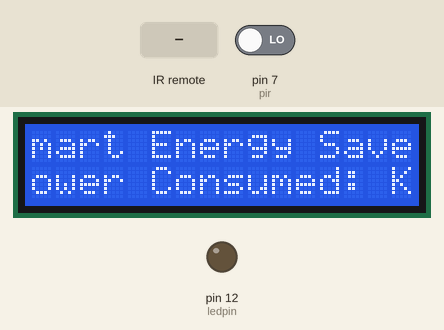
Bench run of a sketch on a simulated Arduino Uno, built with avr-gcc and run on an emulated ATmega328P. Shown: 16×2 character LCD, output pins drawn as LEDs (lit = HIGH). Inputs (shaded band) come from the test bench; at power-on: pin 7 (pir) LOW. What the sketch prints to the serial monitor is not drawn.

Above: at 6.3 s.
6.4 s: pin 7 (pir) driven HIGH
At 8.7 s:
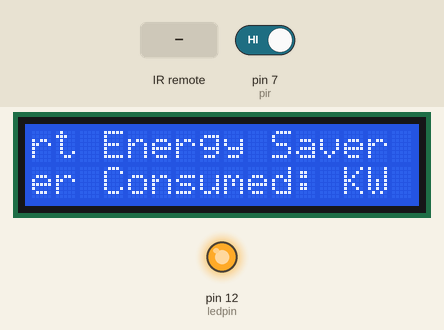
10.5 s: infrared code 0x40BF48B7 received
At 12.1 s:
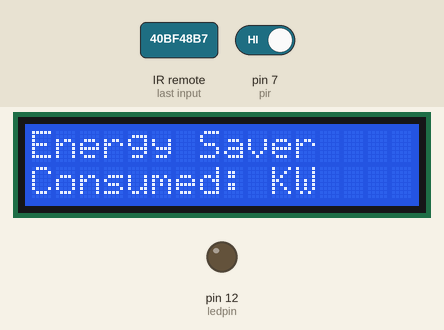
12.9 s: infrared code 0x40BFC837 received
At 13.9 s:
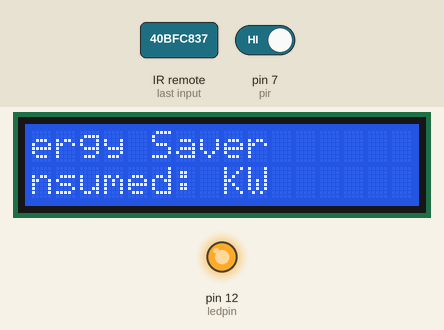
Timing chart, 0 to 15.9 s (numbered marks = the images above; inputs shaded):
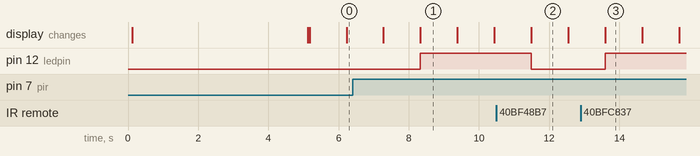

Measured:
- after the input at 6.4 s, pin 12 (ledpin): LOW → HIGH after 1.9 s
- after the input at 10.5 s, pin 12 (ledpin): HIGH → LOW after 0.99 s
- after the input at 12.9 s, pin 12 (ledpin): LOW → HIGH after 0.70 s
- what the display in image 1 shows lasts 1.1 s, from 8.3 s to 9.4 s

The sketch:

me.ino
```cpp
#include <IRremote.h>
const int RECV_PIN = 6;
IRrecv irrecv(RECV_PIN);
decode_results results;
int ledpin = 12;
int pir = 7;
int val = 0;
bool light = false;

#include <LiquidCrystal.h>
int RS=A5, E=A4, D4=A3, D5=A2, D6=A1, D7=A0;
LiquidCrystal lcd(RS, E, D4, D5, D6, D7);

void setup(){
  lcd.begin(16, 2);
  delay(50);
  lcd.setCursor(0, 0);
  lcd.print("Tech Leads Ghana");
  delay(5000);
  lcd.clear();
  lcd.setCursor(1, 0);
  lcd.print("Smart Energy Saver");
  delay(50);
  Serial.begin(9600);
  irrecv.enableIRIn();
  irrecv.blink13(true);
  pinMode(pir,INPUT);
  pinMode(12, OUTPUT);

}

void loop(){
  lcd.setCursor(1,1);
  lcd.print("Power Consumed: ");
  lcd.println("KW ");
  lcd.scrollDisplayLeft();
  delay(50);
  val = digitalRead(pir);
  Serial.println(val);
  delay(1000);

    if (irrecv.decode(&results)){
        Serial.println(results.value, HEX);
    }

     if(val == 1){
      digitalWrite(12,HIGH);
     }
     else{
      digitalWrite(12,LOW);
     }


     if(results.value == 0x40BF48B7 && val == 1  && light == false)
    {
      digitalWrite(12,LOW);
      }


      if(results.value == 0x40BFC837 && val == 1)
    {
      digitalWrite(12,HIGH);
      }


        irrecv.resume();
    }
```
